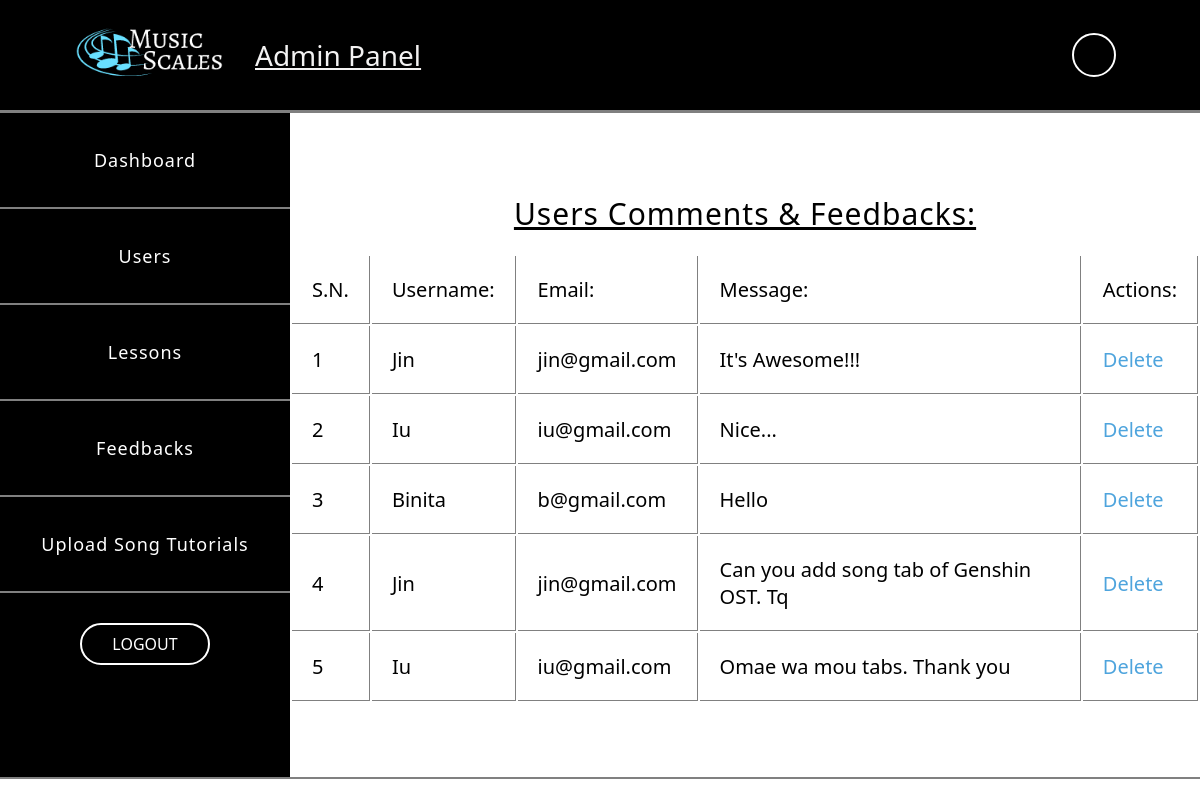
/admin/feedbacks.php (signed in), run on the app's committed database.
### tables this page shows
CREATE TABLE `contactus` (
  `Id` int(11) NOT NULL,
  `Name` mediumtext NOT NULL,
  `Email` mediumtext NOT NULL,
  `Message` mediumtext NOT NULL
);

### admin/feedbacks.php (the view, shortened to what this page needs)
<!DOCTYPE html>
<html lang="en">
<head>
</head>
<body>
    <?php
    include 'nav.php';
    ?>
    <div class="feedback">
        <div class="fct">
            <h2>Users Comments & Feedbacks:</h2>
            <table>
                <tr>
                    <th>S.N.</th>
                    <th>Username:</th>
                    <th>Email:</th>
                    <th>Message:</th>
                    <th>Actions:</th>
                </tr>
                <?php
                include '../CRUD/conn.php';
                $stmt = $pdo->query("SELECT * FROM contactus");
                foreach ($stmt as $row) {
                ?>
                    <tr>
                        <td><?php echo $row['Id'] ?></td>
                        <td><?php echo $row['Name'] ?></td>
                        <td><?php echo $row['Email'] ?></td>
                        <td><?php echo $row['Message'] ?></td>
                        <td class="d"><a href="CRUD/Mdelete.php?id=<?php echo $row['Id']; ?>">Delete</a></td>
                    </tr>
                <?php
                }
                ?>
            </table>
        </div>
    </div>
</body>
</html>

### admin/css/nav.css (style rules this page uses)
* { margin: 0; padding: 0; font-family: system-ui, -apple-system, BlinkMacSystemFont, "Segoe UI", Roboto, Oxygen, Ubuntu, Cantarell, "Open Sans", "Helvetica Neue", sans-serif; }

### admin/feedbacks.php (style rules this page uses)
* { margin: 0; padding: 0; font-family: system-ui, -apple-system, BlinkMacSystemFont, 'Segoe UI', Roboto, Oxygen, Ubuntu, Cantarell, 'Open Sans', 'Helvetica Neue', sans-serif; }
.feedback { flex: 8; display: flex; justify-content: center; margin-top: 80px; }
.fct h2 { width: 100%; margin-bottom: 20px; text-align: center; letter-spacing: 1px; font-size: 30px; font-weight: 500; text-decoration: underline; }
table { font-size: 20px; font-weight: 500; }
table th, td { font-weight: 500; padding: 20px; text-align: left; border-bottom: 1px solid gray; border-right: 1px solid gray; }
a { text-decoration: none; color: #4ea4dd; }

### data on the page
contactus: Id "1", Name "Jin", Email "jin@gmail.com", Message "It's Awesome!!!"
contactus: Id "2", Name "Iu", Email "iu@gmail.com", Message "Nice..."
contactus: Id "3", Name "Binita", Email "b@gmail.com", Message "Hello"
contactus: Id "4", Name "Jin", Email "jin@gmail.com", Message "Can you add song tab of Genshin OST. Tq"
contactus: Id "5", Name "Iu", Email "iu@gmail.com", Message "Omae wa mou tabs. Thank you"
